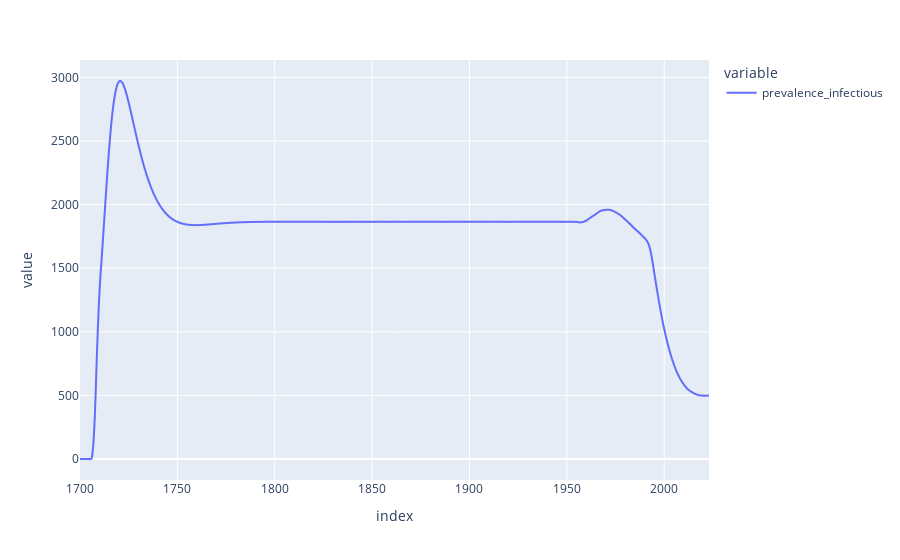

Source (notebook cell):
### Code cell
derived_df_0['prevalence_infectious'].plot()

### Figure 1 — Plotly figure (JSON) as saved in the notebook; plotly's stock layout.template omitted (floating-point values rounded to 4 significant figures; data arrays with more than 128 entries replaced by an {"elided": "..."} marker saying what was removed)
{"data": [{"hovertemplate": "variable=prevalence_infectious<br>index=%{x}<br>value=%{y}<extra></extra>", "legendgroup": "prevalence_infectious", "line": {"color": "#636efa", "dash": "solid"}, "marker": {"symbol": "circle"}, "mode": "lines", "name": "prevalence_infectious", "showlegend": true, "type": "scattergl", "x": {"elided": "3231 float values"}, "xaxis": "x", "y": {"elided": "3231 float values"}, "yaxis": "y"}], "layout": {"legend": {"title": {"text": "variable"}, "tracegroupgap": 0}, "margin": {"t": 60}, "xaxis": {"anchor": "y", "domain": [0, 1], "title": {"text": "index"}}, "yaxis": {"anchor": "x", "domain": [0, 1], "title": {"text": "value"}}}}
